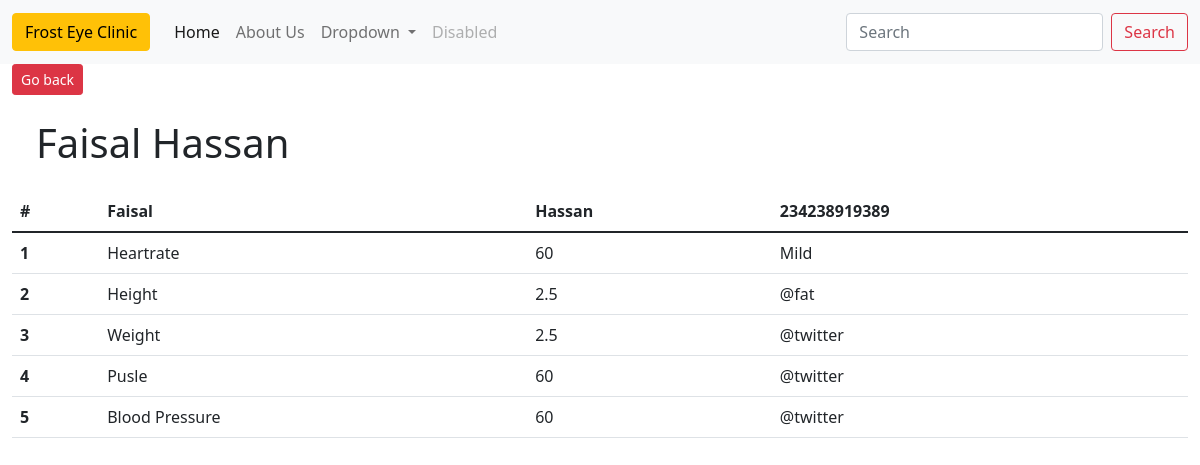
The app's page /office_app/patient_detail/10/ with its own data.
### office_app/models.py (models this page shows, shortened)
class Vitals(models.Model):
    patient = models.ForeignKey(Patient, on_delete=models.CASCADE, null=True, blank=True, related_name='patient_vitals')
    heartrate = models.IntegerField(default=60)
    height = models.DecimalField(default=2.5, max_digits=5, decimal_places=1)
    weight = models.DecimalField(default=2.5, max_digits=5, decimal_places=1)
    blood_pressure = models.IntegerField(default=60, validators=[MinValueValidator(1), MaxValueValidator(200)])
    pulse = models.IntegerField(default=60, validators=[MinValueValidator(1), MaxValueValidator(200)])

class Patient(models.Model):
    FEMALE = 'F'
    MALE = 'M'
    GENDER_CHOICES = [
        ('Female', 'Female'),
        ('Male', 'Male')
    ]
    first_name = models.CharField(max_length=25)
    last_name = models.CharField(max_length=25)
    age = models.IntegerField(default=1)
    email = models.EmailField(null=True, blank=True)
    phone_number = models.IntegerField(default=1)
    timestamp = models.DateTimeField(auto_now_add=True, null=True)
    gender = models.CharField(max_length=10, choices=GENDER_CHOICES, null=True)
    profile_img = models.ImageField(upload_to ='uploads/% Y/% m/% d/', null=True, blank=True)
    is_active = models.BooleanField(default=True)
    @property
    def full_name(self):
        return f'{self.first_name} {self.last_name}'

### office_app/views.py (the view)
# urls.py: path('patient_detail/<int:patient_id>/', views.patient_vitals, name='patient_detail'),
def patient_vitals(request, patient_id):
    try:
        patient_vitals = Vitals.objects.get(patient_id=patient_id)
        context = {'patient_vitals': patient_vitals}
        return render(request, 'office_app/patient_detail.html', context)
    except ObjectDoesNotExist:
        patient = Patient.objects.get(pk=patient_id)
        context = {'patient': patient}
        return render(request, 'office_app/no_detail.html', context)

### office_app/templates/office_app/patient_detail.html
{% extends 'base.html' %}
{% block content %}
      <div>
        <a href="{% url 'office_app:list_patients' %}">
          <button class="btn btn-danger btn-sm">
            Go back
        </button>
        </a>
        <h1 class="m-4">{{ patient_vitals.patient.full_name }}</h1>
      </div>
        <table class="table">
            <thead>
              <tr>
                <th scope="col">#</th>
                <th scope="col">{{ patient_vitals.patient.first_name }}</th>
                <th scope="col">{{ patient_vitals.patient.last_name }}</th>
                <th scope="col">{{ patient_vitals.patient.phone_number }}</th>
              </tr>
            </thead>
            <tbody>
              <tr>
                <th scope="row">1</th>
                <td>Heartrate</td>
                <td>{{ patient_vitals.heartrate }}</td>
                <td>Mild</td>
              </tr>
              <tr>
                <th scope="row">2</th>
                <td>Height</td>
                <td>{{ patient_vitals.height }}</td>
                <td>@fat</td>
              </tr>
              <tr>
                <th scope="row">3</th>
                <td>Weight</td>
                <td>{{ patient_vitals.weight }}</td>
                <td>@twitter</td>
              </tr>
              <tr>
                <th scope="row">4</th>
                <td>Pusle</td>
                <td>{{ patient_vitals.pulse }}</td>
                <td>@twitter</td>
              </tr>
              <tr>
                <th scope="row">5</th>
                <td>Blood Pressure</td>
                <td>{{ patient_vitals.blood_pressure }}</td>
                <td>@twitter</td>
              </tr>
            </tbody>
          </table>
{% endblock %}

### office_app/templates/base.html (style rules this page uses)
a { text-decoration: none; }

### records on screen
Vitals: patient.full_name "Faisal Hassan", patient.first_name "Faisal", patient.last_name "Hassan", patient.phone_number "234238919389", heartrate "60", height "2.5", weight "2.5", pulse "60", blood_pressure "60"
